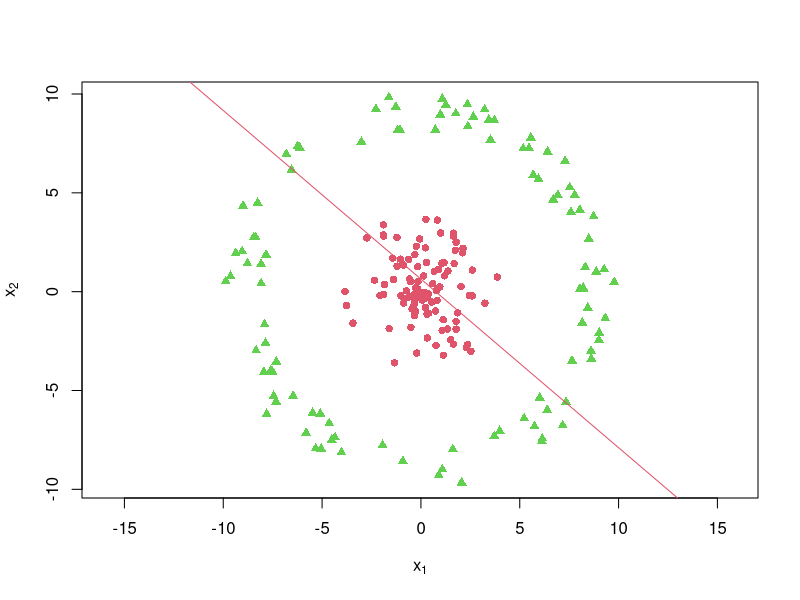
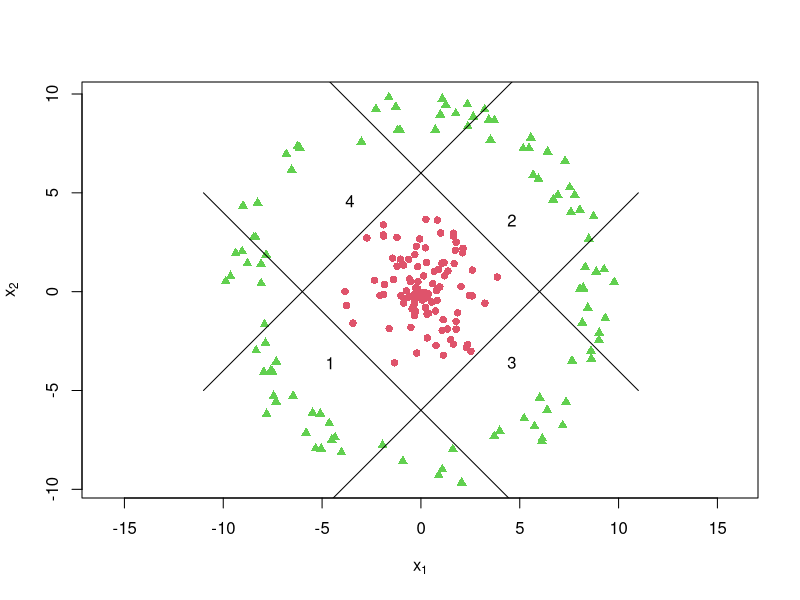
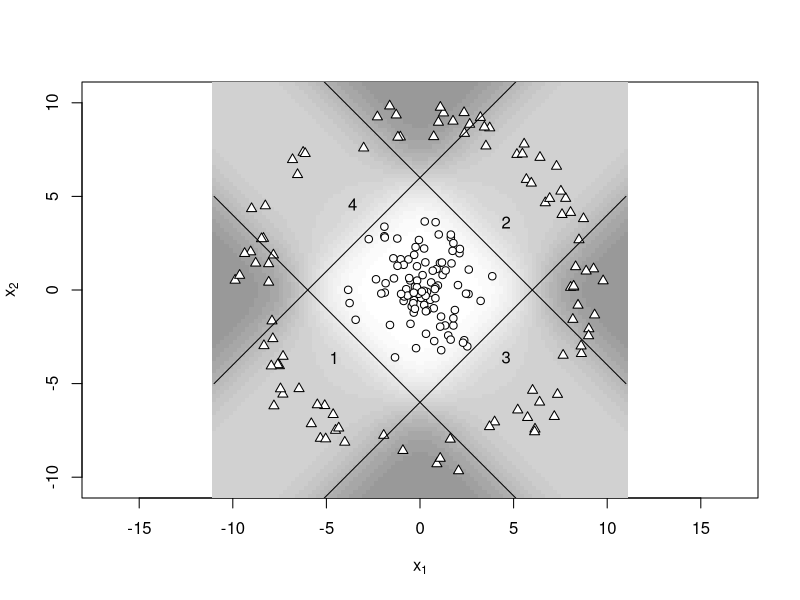
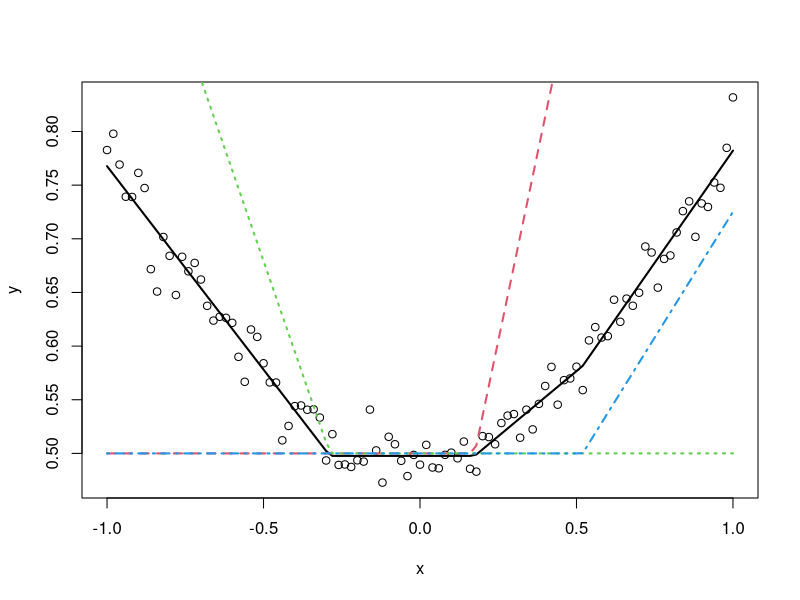
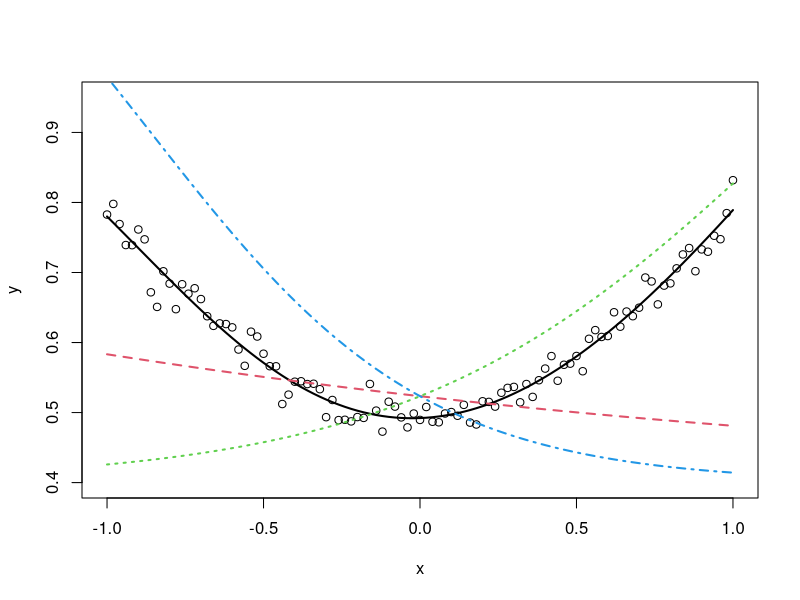
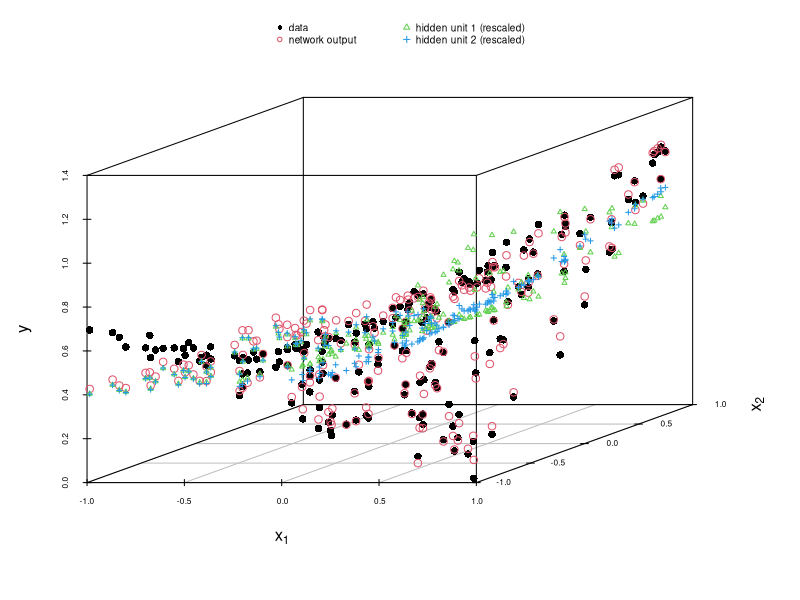
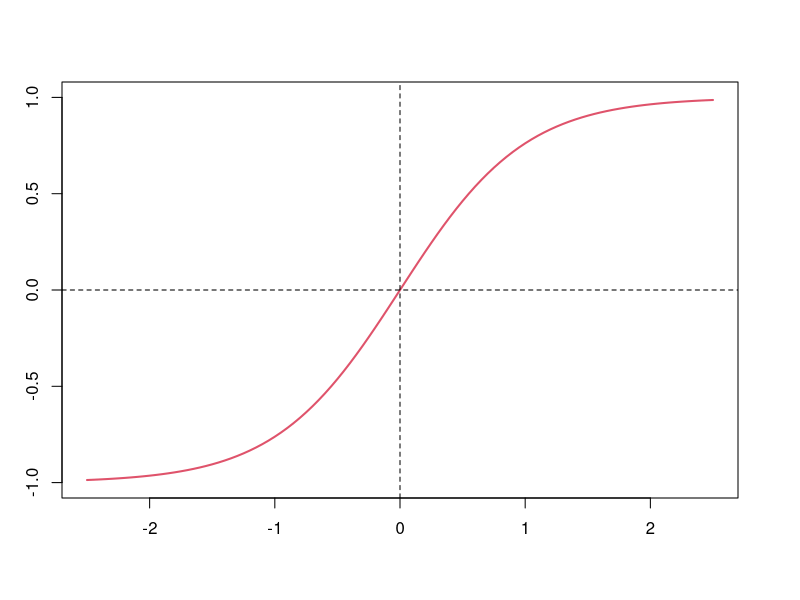
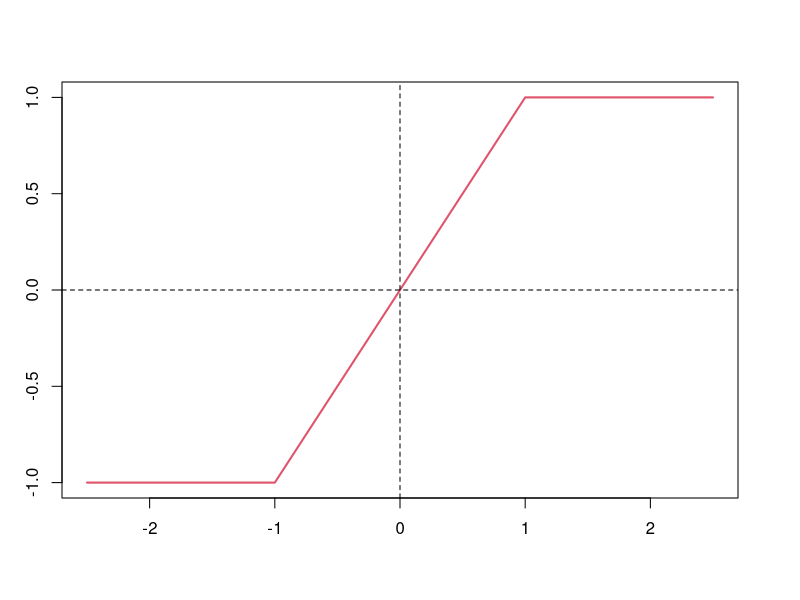

These figures' R source, in order:
## ---- chunk 1
set.seed(43) # Tom Wilson
numSamples <- 200 # total number of observations
radius <- 10 # radius of the outer circle
noise <- 0.0001 # amount of noise to be added to the data
d <- matrix(0, ncol = 3, nrow = numSamples)
# matrix to store our generated data

# Generate points inside the circle (label 0).
for (i in 1:(numSamples / 2)) {
  r <- runif(1, 0, radius * 0.4)
  angle <- runif(1, 0, 2 * pi)
  x <- r * sin(angle)
  y <- r * cos(angle)
  noiseX <- runif(1, -radius, radius) * noise
  noiseY <- runif(1, -radius, radius) * noise
  d[i, ] <- c(0, x, y)
}

# Generate points on the outer ring (label 1).
for (i in (numSamples / 2 + 1):numSamples) {
  r <- runif(1, radius * 0.8, radius)
  angle <- runif(1, 0, 2 * pi)
  x <- r * sin(angle)
  y <- r * cos(angle)
  noiseX <- runif(1, -radius, radius) * noise
  noiseY <- runif(1, -radius, radius) * noise
  d[i, ] <- c(1, x, y)
}
colnames(d) <- c("label", "x1", "x2")
x1 <- seq(-11, 11, length.out = 100)
## ---- chunk 2
#| fig-cap: "Logistic regression boundary on the circle data."
#| fig-width: 3.2
#| fig-height: 3
# Fit a logistic regression model
fit <- glm(label ~ x1 + x2, data = as.data.frame(d), family = binomial(link = "logit"))
# Plot the training dataset
plot(d[, 2], d[, 3], col = d[, 1] + 2, pch = 16 + d[, 1], xlab = expression(x[1]), ylab = expression(x[2]), asp = 1)
th <- fit$coefficients
# Plot the decision boundary
abline(-th[1] / th[3], -th[2] / th[3], col = 2)
## ---- chunk 3
#| fig-cap: "Four lines that separate the inner cluster from the outer ring."
#| fig-width: 3.2
#| fig-height: 3
plot(d[, 2], d[, 3], col = d[, 1] + 2, pch = 16 + d[, 1], xlab = expression(x[1]), ylab = expression(x[2]), asp = 1)
# Plot lines that separate one class (red) from another (green)
lines(x1, -x1 - 6)
text(-4.6, -3.6, 1)
lines(x1, -x1 + 6)
text(4.6, 3.6, 2)
lines(x1, x1 - 6)
text(4.6, -3.6, 3)
lines(x1, x1 + 6)
text(-3.6, 4.6, 4)
## ---- chunk 4
#| echo: true
# Define sigmoid function
sigmoid <- function(z) exp(z) / (1 + exp(z))

# Define hidden layer of our neural network
features <- function(x1, x2) {
  z1 <- 6 + x1 + x2
  a1 <- sigmoid(z1) # The bias 6 shifts the decision boundaries
  z2 <- 6 - x1 - x2
  a2 <- sigmoid(z2)
  z3 <- 6 - x1 + x2
  a3 <- sigmoid(z3)
  z4 <- 6 + x1 - x2
  a4 <- sigmoid(z4)
  return(c(a1, a2, a3, a4))
}
## ---- chunk 5
#| echo: true
# Calculate prediction (classification) using our neural network
predict_prob <- function(x) {
  x1 <- x[1]
  x2 <- x[2]
  z <- features(x1, x2)
  mu <- sum(z) - 3.1
  sigmoid(mu)
}
## ---- chunk 6
#| echo: true
# Predict the probability of the inner class for a given point
predict_prob(c(0, 0))
predict_prob(c(0, 10))
## ---- chunk 7
#| results: hide
#| fig-cap: "Predicted probability of the inner class on a grid, with the data and the four lines."
#| fig-width: 3.2
#| fig-height: 3
x1 <- seq(-11, 11, length.out = 100)
x2 <- seq(-11, 11, length.out = 100)
# Generate all combinations of (x1,x2) values
gr <- as.matrix(expand.grid(x1, x2))
dim(gr)
# Calculate prediction for each point in the grid
yhat <- apply(gr, 1, predict_prob)
length(yhat)
# Plot everything together
image(x1, x2, matrix(yhat, ncol = 100), col = gray.colors(20, start = 0.6, end = 1), asp = 1, xlab = expression(x[1]), ylab = expression(x[2]))
lines(d[, 2], d[, 3], pch = c(21, 24)[d[, 1] + 1], bg = "white", xlab = "x1", ylab = "x2", type = "p")
lines(x1, -x1 - 6)
text(-4.6, -3.6, 1)
lines(x1, -x1 + 6)
text(4.6, 3.6, 2)
lines(x1, x1 - 6)
text(4.6, -3.6, 3)
lines(x1, x1 + 6)
text(-3.6, 4.6, 4)
## ---- chunk 8
#| echo: true
relu <- function(x) max(0, x)
nn <- function(W, f = relu) {
  b0 <- W[1]
  w0 <- W[2:4]
  b1 <- W[5]
  w1 <- W[6:8]
  z0 <- apply(b0 + outer(x, w0, "*"), 1:2, f)
  yhat <- b1 + z0 %*% w1
  return(list(yhat = yhat[, 1], z0 = z0))
}
## ---- chunk 9
#| echo: true
set.seed(99) # gretzky
params <- c(0, rnorm(3), 0, rnorm(3))
x <- seq(-1, 1, 0.02)
y <- 0.5 + 0.3 * x^2 + rnorm(length(x), 0, 0.02)
loss <- function(W) sum((nn(W)$yhat - y)^2)
# BFGS is a quasi-Newton optimization method
res <- optim(params, loss, method = "BFGS")
## ---- chunk 10
#| label: fig-relu
#| fig-cap: "Noisy quadratic function approximated by a neural network with ReLU activation function."

o <- nn(res$par)
plot(x, y)
lines(x, o$yhat, lwd = 2)
lines(x, 0.5 + o$z0[, 1], col = 2, lwd = 2, lty = 2)
lines(x, 0.5 + o$z0[, 2], col = 3, lwd = 2, lty = 3)
lines(x, 0.5 + o$z0[, 3], col = 4, lwd = 2, lty = 4)
## ---- chunk 11
#| fig-cap: "Noisy quadratic function approximated by a neural network with tanh activation function. The broken lines are the hidden units, rescaled and shifted to share the panel."
set.seed(8) # ovi
params <- c(0, rnorm(3), 0, rnorm(3))
loss <- function(W) mean((nn(W, f = tanh)$yhat - y)^2)
res <- optim(params, loss, method = "BFGS")
o <- nn(res$par, f = tanh)
plot(x, y, ylim = c(0.4, 0.95))
lines(x, o$yhat, lwd = 2)
lines(x, 0.5 * o$z0[, 1] + 0.9, lwd = 2, lty = 2, col = 2)
lines(x, 0.5 * o$z0[, 2] + 0.9, lwd = 2, lty = 3, col = 3)
lines(x, 0.5 * o$z0[, 3] + 0.9, lwd = 2, lty = 4, col = 4)
## ---- chunk 12
#| fig-cap: "Interaction data, network output and rescaled hidden units."
#| fig-height: 5
set.seed(99) # gretzky
x1 <- runif(200, -1, 1)
x2 <- runif(200, -1, 1)
y <- 0.5 + 0.1 * x1 + 0.2 * x2 + 0.5 * x1 * x2 + rnorm(length(x1), 0, 0.02)
library("scatterplot3d")
s3d <- scatterplot3d(x1, x2, y, pch = 16, cex.axis = 0.5, xlab = expression(x[1]), ylab = expression(x[2]), zlab = "y")
x <- cbind(x1, x2)
nn <- function(W, f = relu) {
  b0 <- W[1]
  w0 <- W[2:5]
  b1 <- W[6]
  w1 <- W[7:8]
  w0 <- matrix(w0, nrow = 2)
  z0 <- apply(b0 + x %*% w0, 1:2, f)
  yhat <- b1 + z0 %*% w1
  return(list(yhat = yhat[, 1], z0 = z0))
}
W <- c(0, rnorm(4), 0, rnorm(2))
loss <- function(W) sum((nn(W, f = tanh)$yhat - y)^2)
res <- optim(W, fn = loss, method = "BFGS")
o <- nn(res$par, f = tanh)
s3d$points3d(x1, x2, o$yhat, col = 2, pch = 1)
s3d$points3d(x1, x2, 0.5 * o$z0[, 1] + 0.9, col = 3, pch = 2, cex = 0.5)
s3d$points3d(x1, x2, 0.5 * o$z0[, 2] + 0.9, col = 4, pch = 3, cex = 0.5)
legend("top", c("data", "network output", "hidden unit 1 (rescaled)", "hidden unit 2 (rescaled)"), pch = c(16, 1, 2, 3), col = c(1, 2, 3, 4), bty = "n", cex = 0.6, ncol = 2, xpd = NA, inset = c(0, -0.16))
## ---- chunk 13
#| fig-width: 1.74
#| fig-height: 1.6
#| layout-ncol: 3
#| label: fig-activations
#| fig-cap: "Six activation functions."
#| fig-subcap:
#|   - "tanh"
#|   - "Hard tanh"
#|   - "softplus"
#|   - "ReLU"
#|   - "Leaky ReLU"
#|   - "sigmoid"
x <- seq(-2.5, 2.5, 0.05)
ytanh <- tanh(x)
yhardtanh <- pmax(-1, pmin(1, x))
ysoftplus <- log(1 + exp(x))
yrelu <- pmax(0, x)
yleakyrelu <- pmax(0.1 * x, x)
ysigmoid <- 1 / (1 + exp(-x))
plot(x, ytanh, type = "l", col = 2, lwd = 2, ylim = c(-1, 1), xlab = "", ylab = "")
abline(h = 0, lty = 2)
abline(v = 0, lty = 2)
plot(x, yhardtanh, type = "l", col = 2, lwd = 2, ylim = c(-1, 1), xlab = "", ylab = "")
abline(h = 0, lty = 2)
abline(v = 0, lty = 2)
plot(x, ysoftplus, type = "l", col = 2, lwd = 2, ylim = range(0, ysoftplus), xlab = "", ylab = "")
abline(h = 0, lty = 2)
abline(v = 0, lty = 2)
plot(x, yrelu, type = "l", col = 2, lwd = 2, ylim = range(yrelu), xlab = "", ylab = "")
abline(h = 0, lty = 2)
abline(v = 0, lty = 2)
plot(x, yleakyrelu, type = "l", col = 2, lwd = 2, ylim = range(yleakyrelu), xlab = "", ylab = "")
abline(h = 0, lty = 2)
abline(v = 0, lty = 2)
plot(x, ysigmoid, type = "l", col = 2, lwd = 2, ylim = c(0, 1), xlab = "", ylab = "")
abline(h = 0, lty = 2)
abline(v = 0, lty = 2)
